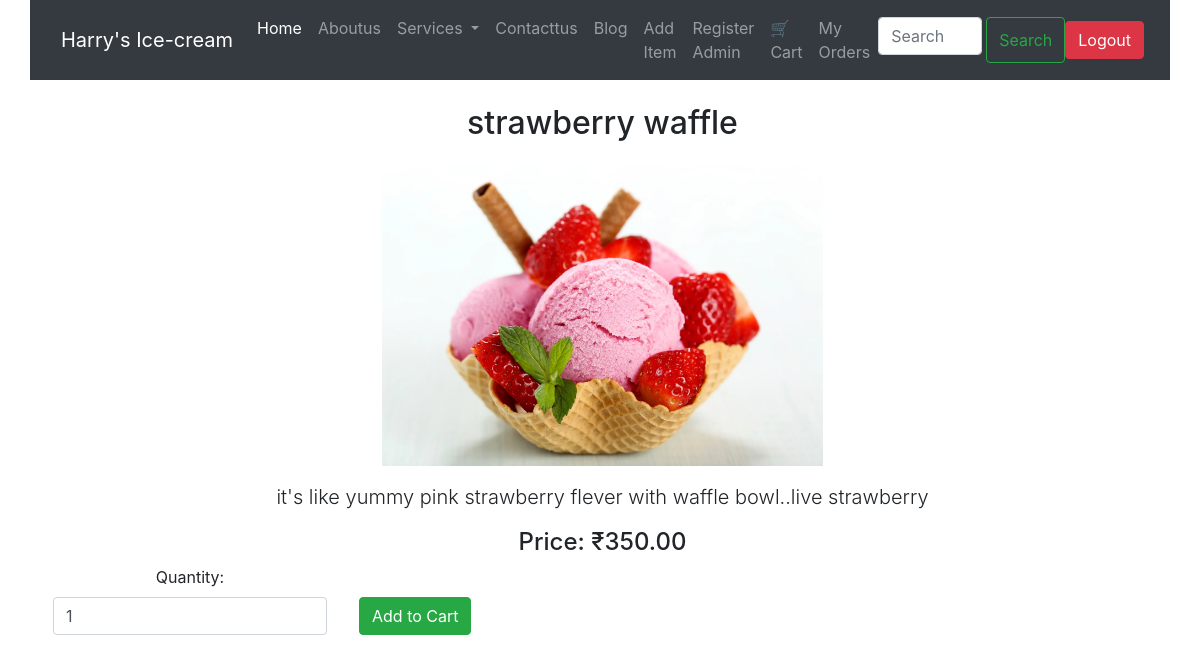
The app's page /icecream/1/ (signed in) with its own data.
### my_app/models.py (models this page shows, shortened)
class Icecream(models.Model):
    CATEGORY_CHOICES = [
        ('Icecream', 'Icecream'),
        ('Softy', 'Softy'),
        ('Milkshake', 'Milkshake'),
    ]
    name = models.CharField(max_length=100)
    description = models.TextField()
    image = models.ImageField(upload_to='icecream_images/', null=True, blank=True)
    price = models.DecimalField(max_digits=6, decimal_places=2)
    added_by = models.ForeignKey(User, on_delete=models.CASCADE, null=True, blank=True)
    category = models.CharField(max_length=100, choices=CATEGORY_CHOICES)

### my_app/views.py (the view)
# urls.py: path('icecream/<int:id>/', views.icecream_detail, name='icecream_detail'),
@login_required(login_url='login')
def icecream_detail(request, id):
    icecream = get_object_or_404(Icecream, id=id)
    return render(request, 'icecream_detail.html', {'icecream': icecream})

### templates/icecream_detail.html (shortened to what this page needs)
{% extends "base.html" %}
{% block content %}
<div class="container text-center my-4">
  <h2>{{ icecream.name }}</h2>
  <img src="{{ icecream.image.url }}" class="img-fluid my-3" style="max-height: 300px;">
  <p class="lead">{{ icecream.description }}</p>
  <h4>Price: ₹{{ icecream.price }}</h4>
  <form method="POST" action="{% url 'add_to_cart' icecream.id %}" class="d-flex align-items-center gap-4">
    <div class="form-group mb-3">
        <label for="quantity">Quantity:</label>
        <input type="number" id="quantity" name="quantity" value="1" min="1" class="form-control w-auto mx-2" />
    </div>
    <button type="submit" class="btn btn-success mt-3">Add to Cart</button>
</form>
</div>
{% endblock %}

### records on screen
Icecream: name "strawberry waffle", image (picture), description "it's like yummy pink strawberry flever with waffle bowl..live strawberry", price "350.00"
